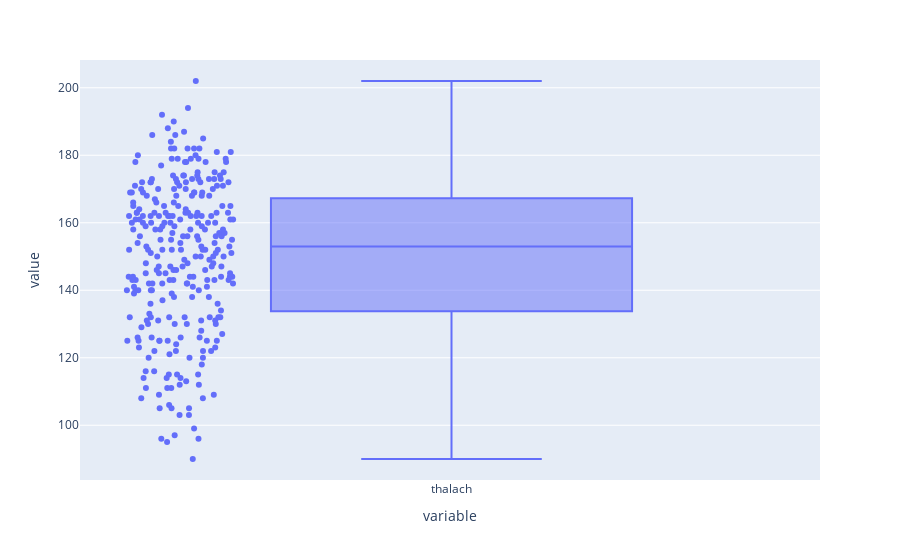

Write notebook code for a chart like this one.
### Code cell
plt.figure(figsize = (16, 6))
px.box(dataHeart_quantile['thalach'], points="all")

### Figure 1 — Plotly figure (JSON) as saved in the notebook; plotly's stock layout.template omitted (floating-point values rounded to 4 significant figures; data arrays with more than 128 entries replaced by an {"elided": "..."} marker saying what was removed)
{"data": [{"alignmentgroup": "True", "boxpoints": "all", "hovertemplate": "variable=%{x}<br>value=%{y}<extra></extra>", "legendgroup": "", "marker": {"color": "#636efa"}, "name": "", "notched": false, "offsetgroup": "", "orientation": "v", "showlegend": false, "type": "box", "x": {"elided": "289 str values"}, "x0": " ", "xaxis": "x", "y": {"elided": "289 int values"}, "y0": " ", "yaxis": "y"}], "layout": {"boxmode": "group", "legend": {"tracegroupgap": 0}, "margin": {"t": 60}, "xaxis": {"anchor": "y", "domain": [0, 1], "title": {"text": "variable"}}, "yaxis": {"anchor": "x", "domain": [0, 1], "title": {"text": "value"}}}}
